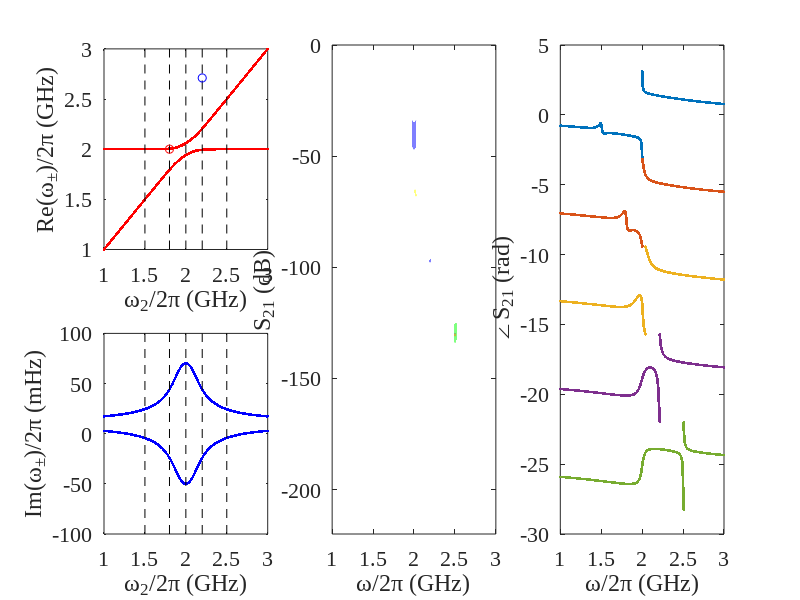

Reproduce this figure in MATLAB. (Note: this script raises an error after producing the figure.)
function Meta_Material_Cal1
close all;

fh = figure('Position',[100 100 1200 500]);
FMR = [linspace(1,1.8,501),linspace(1.8,2.4,8001),linspace(2.4,3,201)];
np = 1000001;

fontsize = 16;
k1 = 0.99;
g1 = 0.01;
g2 = 0.0065;
w1 = 2;

J = -0.06;
G = 0.06;
k2 = G^2/k1;

g = J + 1i*sqrt(k1*k2);

ZDC1 = (-(-g1+g2+k2)*G*J + (g1+g2+k2)*sqrt((J^2+g1*(g2+k2))*(G^2-g1*(g2+k2))))/(g1*(g2+k2));
ZDC2 = (-(-g1+g2+k2)*G*J - (g1+g2+k2)*sqrt((J^2+g1*(g2+k2))*(G^2-g1*(g2+k2))))/(g1*(g2+k2));
wZDC1 = w1 + (-J*G+sqrt((J^2+g1*(g2+k2))*(G^2-g1*(g2+k2))))/(g2+k2);
wZDC2 = w1 + (-J*G-sqrt((J^2+g1*(g2+k2))*(G^2-g1*(g2+k2))))/(g2+k2);
wp = 1/2.*(w1+1i.*g1+FMR+1i*(g2+k2)+sqrt((w1+1i.*g1-FMR-1i*(g2+k2)).^2+4*g.^2));
wn = 1/2.*(w1+1i.*g1+FMR+1i*(g2+k2)-sqrt((w1+1i.*g1-FMR-1i*(g2+k2)).^2+4*g.^2));

ZDC1 = 0.2;
ZDC2 = -0.2;
FMR2 = linspace(1.5,2.5,3);
FMR2 = [1.5 2-ZDC1 2 2-ZDC2 2.5];


subplot(2,3,1)
a1 = plot(FMR,real(wp),'r.',FMR,real(wn),'r.',[FMR2;FMR2],[1 3],'k--',2-ZDC1,wZDC2,'ro',2-ZDC2,wZDC1,'bo');
set(a1(1:2),'Linewidth',2)
ylabel('Re(\omega_\pm)/2\pi (GHz)'); ylim([1,3])
xlabel('\omega_2/2\pi (GHz)'); xlim([1,3])
set(gca,'FontSize',fontsize,'FontName','Times New Roman')
subplot(2,3,4)
a2 = plot(FMR,imag(wp).*1e3,'b.',FMR,imag(wn).*1e3,'b.',[FMR2;FMR2],[-0.1,0.1].*1e3,'k--');
set(a2(1:2),'Linewidth',2);
ylabel('Im(\omega_\pm)/2\pi (mHz)'); %ylim([-0.1,0.1])
xlabel('\omega_2/2\pi (GHz)'); xlim([1,3])

set(gca,'FontSize',fontsize,'FontName','Times New Roman')

subplot(2,3,[2 5]); cla
for n1 = 1:length(FMR2)
    
w2 = FMR2(n1);
w = linspace(1,3,np);
S21 = 1 - k1./(1i*(w-w1)+g1+k1+g.^2./(1i*(w-w2)+g2+k2));
S21a = mag2db(abs(S21));


plot(w,S21a - (n1-1)*30,'-','Linewidth',2); hold on
%hold on; plot([wZDC1 wZDC1],[-pi pi],'k--',-[ZDC2 ZDC2]+2,[-pi pi],'r--')
ylabel('S_{21} (dB)'); ylim([-(length(FMR2)-1)*30-100 0])
xlabel('\omega/2\pi (GHz)'); xlim([1,3])
set(gca,'FontSize',fontsize,'FontName','Times New Roman')
end

subplot(2,3,[3 6]); cla
w = linspace(1,3,np);
for  n2 = 1:length(FMR2)
 
w2 = FMR2(n2);

S21 = 1 - k1./(1i*(w-w1)+g1+k1+g.^2./(1i*(w-w2)+g2+k2));

ang = atan2(imag(S21),real(S21));

plot(w,ang - (n2-1)*2*pi,'.','Linewidth',2); hold on 

ylabel('\angle{S_{21}} (rad)'); 
%yticks([-pi 0 pi]);
xlabel('\omega/2\pi (GHz)');xlim([1,3])
%ylim([-pi pi])
set(gca,'FontSize',fontsize,'FontName','Times New Roman')

end

color_order = split(['#0072BD',' #D95319',' #EDB120',' #7E2F8E',' #77AC30']);
w = linspace(-5,20,np);
for  n3 = 1:length(FMR2)
 figure('Position',[100 100 350*0.8 300*0.8]);
w2 = FMR2(n3);
S21 = 1 - k1./(1i*(w-w1)+g1+k1+g.^2./(1i*(w-w2)+g2+k2));

phi = linspace(0,360,1001);
cir = exp(i*phi/180*pi);
s = plot(real(S21'),imag(S21'),'Color',string(color_order{n3}));
hold on;plot(real(cir),imag(cir),'k--');
% s.GridLineStyle = '--';
 set(s(1),'LineWidth',2);
% s.ColorOrder = [0.6350 0.0780 0.1840];
ylabel('Quadrature (mag)'); ylim([-1,1])
xlabel('In-phase (mag)');xlim([-1,1])
set(gca,'FontSize',fontsize,'FontName','Times New Roman')
grid on
daspect([1 1 1])

end


end